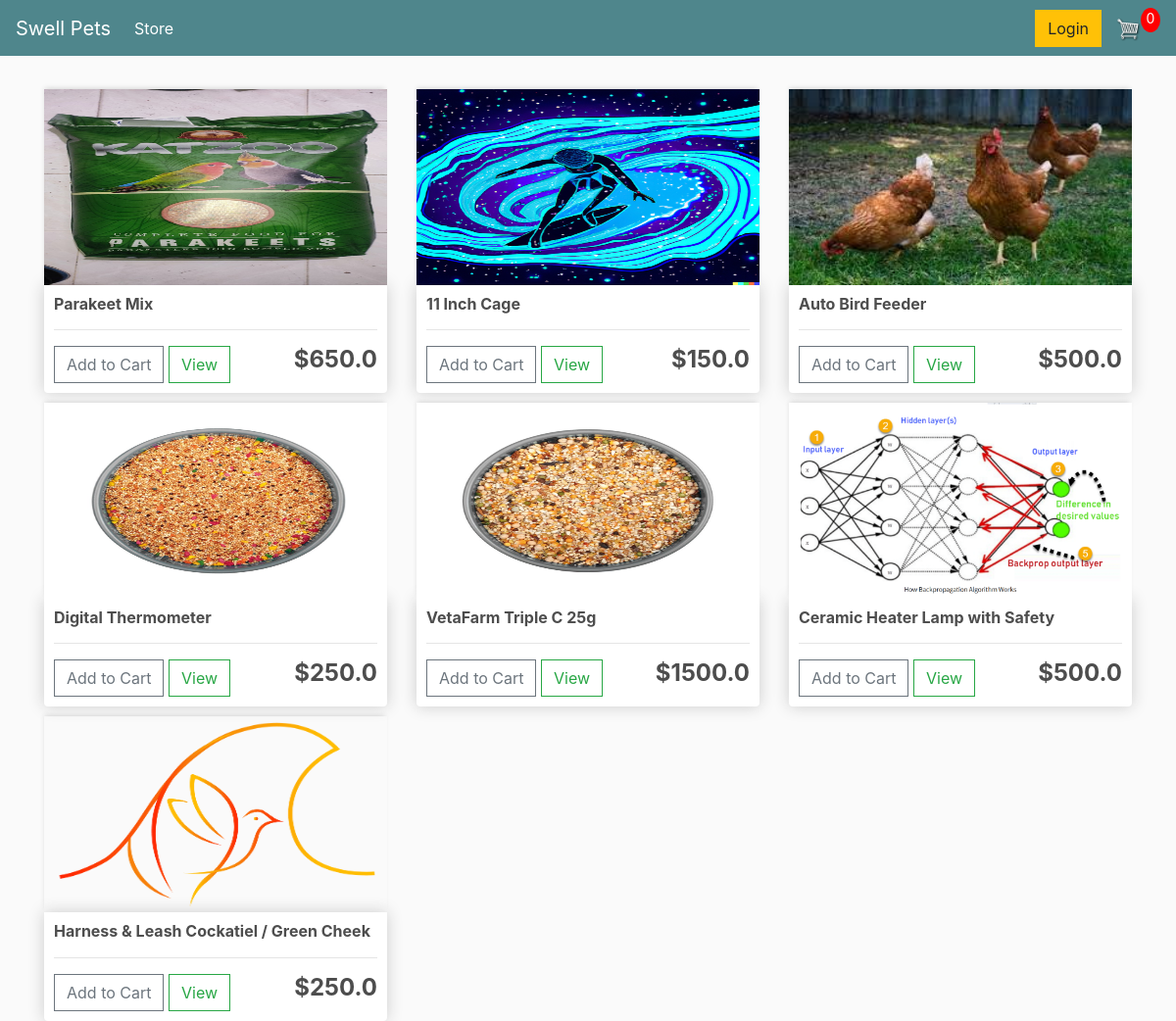
Before: / with the older database file.
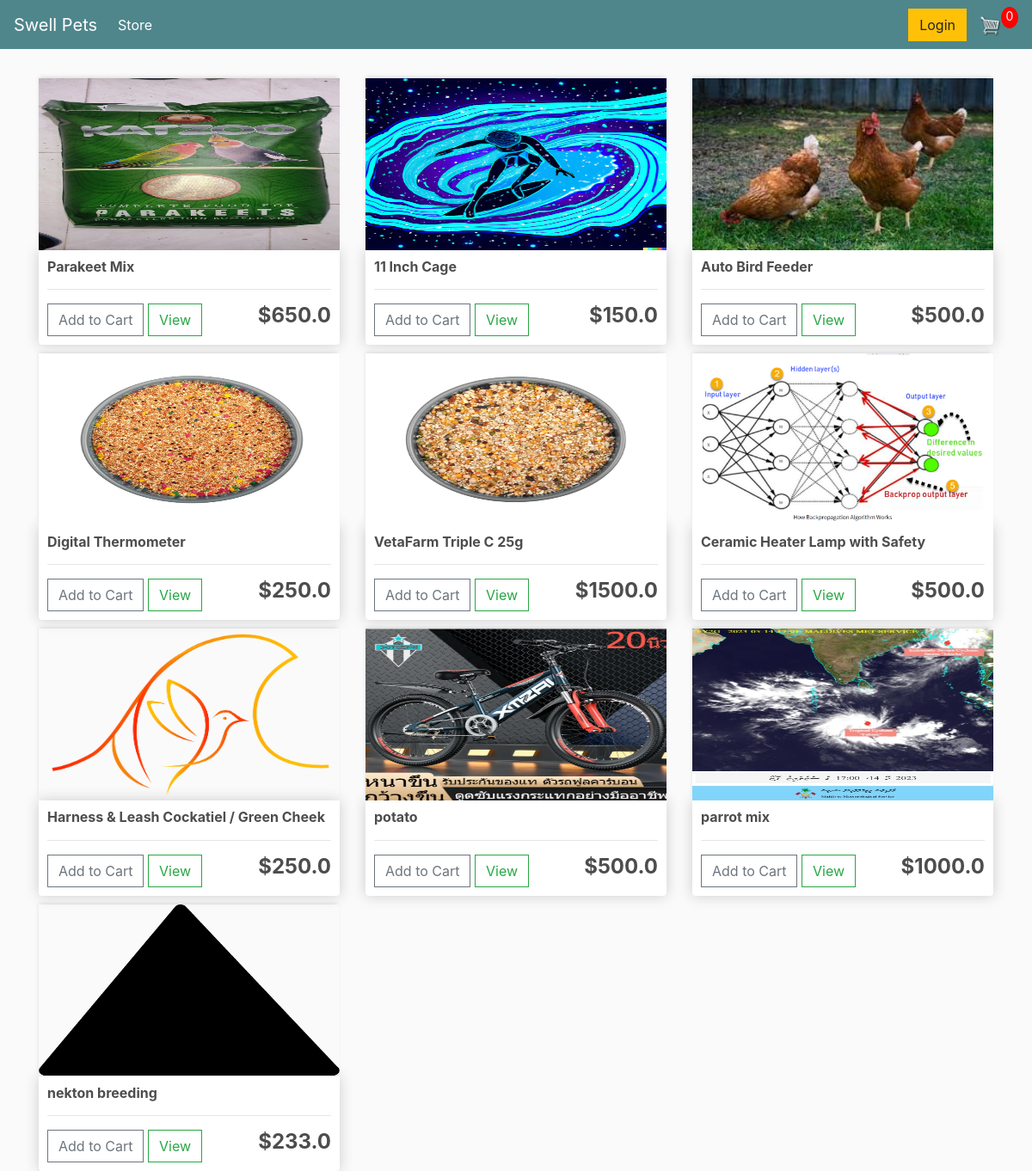
After: the same page with the newer database file.
### store/models.py (models this page shows, shortened)
class Product(models.Model):
	name = models.CharField(max_length=200)
	price = models.FloatField()
	digital = models.BooleanField(default=False,null=True, blank=True)
	image = models.ImageField(null=True, blank=True)
	@property
	def imageURL(self):
		try:
			url = self.image.url
		except:
			url = ''
		return url

### store/views.py (the view)
# urls.py: path('', include('store.urls')),
def store(request):
	if request.user.is_authenticated:
		customer = request.user.customer
		order, created = Order.objects.get_or_create(customer=customer, complete=False)
		items = order.orderitem_set.all()
		cartItems = order.get_cart_items
	else:
		items = []
		order = {'get_cart_total':0, 'get_cart_items':0, 'shipping':False}
		cartItems = order['get_cart_items']
	products = Product.objects.all()
	context = {'products':products, 'cartItems':cartItems}
	return render(request, 'store/store.html', context)

### store/templates/store/store.html
{% extends 'store/main.html' %}
{% load static %}
{% block content %}
	<div class="row">
		{% for product in products %}
      <div class="col-lg-4">
		<img class="thumbnail" src="{{product.imageURL}}">
		<div class="box-element product">
			<h6><strong>{{product.name}}</strong></h6>
			<hr>
			<button data-product="{{product.id}}" data-action="add" class="btn btn-outline-secondary add-btn update-cart">Add to Cart</button>
			<a class="btn btn-outline-success" href="#">View</a>
			<h4 style="display: inline-block; float: right"><strong>${{product.price}}</strong></h4>
	     </div>
     </div>
{% endfor %}
	</div>
{% endblock content %}

### store/templates/store/main.html (shortened to what this page needs)
<!DOCTYPE html>
{% load static %}
<html>
<head>
	<link rel="stylesheet" href="https://stackpath.bootstrapcdn.com/bootstrap/4.4.1/css/bootstrap.min.css">
	<link rel="stylesheet" type="text/css" href="{% static 'css/main.css' %}">
</head>
<body>
	<nav class="navbar navbar-expand-lg navbar-dark bg-dark">
	  <a class="navbar-brand" href="{% url 'store' %}">Swell Pets</a>
	  <div class="collapse navbar-collapse" id="navbarSupportedContent">
	    <ul class="navbar-nav mr-auto">
	      <li class="nav-item active">
	        <a class="nav-link" href="{% url 'store' %}">Store <span class="sr-only">(current)</span></a>
	      </li>
	    </ul>
	    <div class="form-inline my-2 my-lg-0">
	     	<a href="{% url 'login' %}"class="btn btn-warning">Login</a>
	     	<a href="{% url 'cart' %}">
	    		<img  id="cart-icon" src="{% static 'images/cart.png' %}">
	    	</a>
	    	<p id="cart-total">{{cartItems}}</p>
	    </div>
	  </div>
	</nav>
     <div class="container">
            <br>
            {% block content %}
            {% endblock content %}
         </div>
</body>
</html>

### static/css/main.css (style rules this page uses)
body { background-color: hsl(0, 0%, 98%); }
h1,h2,h3,h4,h5,h6 { color:hsl(0, 0%, 30%); }
.box-element { box-shadow:hsl(0, 0%, 80%) 0 0 16px; background-color: #fff; border-radius: 4px; padding: 10px; }
.thumbnail { width: 100%; height: 200px; -webkit-box-shadow: -1px -3px 5px -2px rgba(214,214,214,1); -moz-box-shadow: -1px -3px 5px -2px rgba(214,214,214,1); box-shadow: -1px -3px 5px -2px rgba(214,214,214,1); }
.product { border-radius: 0 0 4px 4px; }
.bg-dark { background-color: #4f868c!important; }
#cart-icon { width:25px; display: inline-block; margin-left: 15px; }
#cart-total { display: block; text-align: center; color:#fff; background-color: red; width: 20px; height: 25px; border-radius: 50%; font-size: 14px; }
.col-lg-4, .col-lg-6, .col-lg-8, .col-lg-12 { margin-top: 10px; }
.btn { border-radius: 0; }

Changed rows visible on the page:
added Product: imageURL (picture), name "potato", price "500.0"
added Product: imageURL (picture), name "parrot mix", price "1000.0"
added Product: imageURL (picture), name "nekton breeding", price "233.0"
